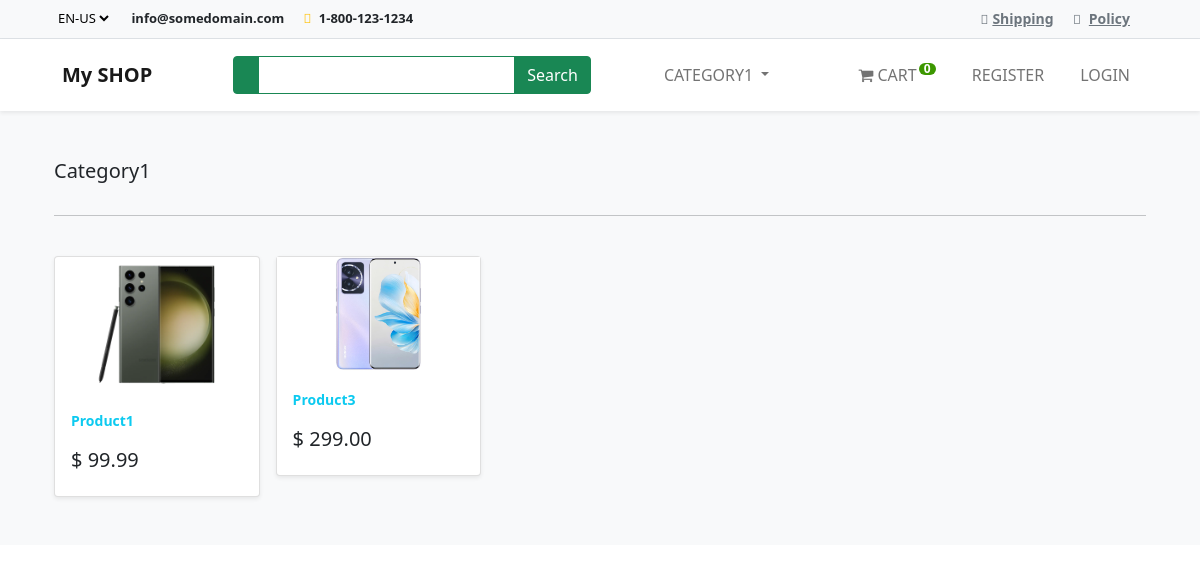
The page /shop/search/category1/ on the database its author committed.
### shop/models.py (models this page shows, shortened)
class Category(models.Model):
    name = models.CharField(max_length=200, db_index=True, verbose_name='Category Name')
    parent = models.ForeignKey('self', on_delete=models.CASCADE, null=True, blank=True,related_name='children',
                               verbose_name='Parent category')
    slug = models.SlugField(max_length=200, null=False, unique=True, editable=True, verbose_name='URL')
    created_at = models.DateTimeField(auto_now_add=True, verbose_name='Date')
    class Meta:
        ordering = ['name']
        unique_together = ('name', 'slug')
        verbose_name = 'Category'
        verbose_name_plural = 'Categories'
    def get_absolute_url(self):
        return reverse('shop:category_list', kwargs={'slug': self.slug})

class Product(models.Model):
    category = models.ForeignKey(
        Category, on_delete=models.CASCADE, related_name='products')
    title = models.CharField("Name", max_length=250)
    brand = models.CharField("Brand", max_length=250)
    description = models.TextField("Description", blank=True)
    slug = models.SlugField('URL', max_length=250)
    price = models.DecimalField(
        "Price", max_digits=7, decimal_places=2, default=99.99)
    image = models.ImageField(
        "Image", upload_to='images/products/%Y/%m/%d', default='products/products/default.jpg')
    available = models.BooleanField("Availability", default=True)
    created_at = models.DateTimeField('Creation date', auto_now_add=True, db_index=True)
    updated_at = models.DateTimeField('Updating date', auto_now=True)
    class Meta:
        verbose_name = 'Product'
        verbose_name_plural = 'Products'
    def get_absolute_url(self):
        return reverse('shop:product_detail', kwargs={'slug': self.slug})

### shop/views.py (the view)
# urls.py: path('search/<slug:slug>/', category_list, name='category_list'),
def category_list(request, slug):
    category = get_object_or_404(Category, slug=slug)
    products = ProductProxy.objects.select_related('category').filter(category=category)
    context = {'category': category, 'products': products}
    return render(request, 'shop/category_list.html', context)

### cart/cart.py (called while the page is built)
    def __len__(self):
        return sum(item['qty'] for item in self.cart.values())

### cart/context_processors.py (called while the page is built)
def cart(request):
    return {'cart': Cart(request)}

### shop/context_processors.py (called while the page is built)
def categories(request):
    categories = Category.objects.filter(parent=None)
    return {'categories': categories}

### shop/models.py (called while the page is built)
    def get_queryset(self):
        return super(ProductManager, self).get_queryset().filter(available=True)

### shop/templates/shop/category_list.html
{% extends "base.html" %}
{% load static %}
{% block content %}
<main>
  <div class="album py-5 bg-light">
    <div class="container">
      <div class="pb-3 h5"> {{category.name|capfirst}} </div>
      <hr>
      <br>
      <div class="row row-cols-1 row-cols-sm-2 row-cols-md-5 g-3">
      {% for product in products %}
        <div class="col">
          <div class="card shadow-sm">
          <img class="img-fluid" alt="Responsive image" src="{{ product.image.url }}">
            <div class="card-body">
              <p class="card-text">
                <a class="text-info text-decoration-none" href="{{product.get_absolute_url}}"> {{product.title|capfirst}} </a>
              </p>
              <div class="d-flex justify-content-between align-items-center">
                <h5> $ {{product.price}} </h5>
              </div>
            </div>
          </div>
        </div>
       {% endfor %}
      </div>
    </div>
  </div>
</main>
{% endblock %}

### shop/templates/base.html (shortened to what this page needs)
{% load static %}
<!DOCTYPE html>
<html>
  <head>
    <link
      rel="stylesheet"
      href="https://bootswatch.com/5/flatly/bootstrap.min.css"
    />
    <link
      rel="stylesheet"
      href="https://cdnjs.cloudflare.com/ajax/libs/font-awesome/4.7.0/css/font-awesome.min.css"
    />
    <link
      href="https://cdn.jsdelivr.net/npm/bootstrap@5.1.3/dist/css/bootstrap.min.css"
      rel="stylesheet"
    />
  </head>
  <body>
    <div class="superNav border-bottom py-2 bg-light">
      <div class="container">
        <div class="row">
          <div class="col-lg-6 col-md-6 col-sm-12 col-xs-12 centerOnMobile">
            <select class="me-3 border-0 bg-light">
              <option value="en-us">EN-US</option>
            </select>
            <span
              class="d-none d-lg-inline-block d-md-inline-block d-sm-inline-block d-xs-none me-3"
              ><strong>info@somedomain.com</strong></span
            >
            <span class="me-3"
              ><i class="fa-solid fa-phone me-1 text-warning"></i>
              <strong>1-800-123-1234</strong></span
            >
          </div>
          <div
            class="col-lg-6 col-md-6 col-sm-12 col-xs-12 d-none d-lg-block d-md-block-d-sm-block d-xs-none text-end"
          >
            <span class="me-3"
              ><i class="fa-solid fa-truck text-muted me-1"></i
              ><a class="text-muted" href="#">Shipping</a></span
            >
            <span class="me-3"
              ><i class="fa-solid fa-file text-muted me-2"></i
              ><a class="text-muted" href="#">Policy</a></span
            >
          </div>
        </div>
      </div>
    </div>
    <nav
      class="navbar navbar-expand-lg bg-white sticky-top navbar-light p-3 shadow-sm "
    >
      <div class="container">
        <a class="navbar-brand" href="{% url 'shop:products' %}"
          >
          <strong>My SHOP</strong></a
        >
        <div class="collapse navbar-collapse" id="navbarNavDropdown">
          <div class="ms-auto d-none d-lg-block">
            <div class="input-group">
              <span
                class="border-success input-group-text bg-success text-white"
                ></span>
              <input
                type="text"
                class="form-control border-success"
                style="color: #7a7a7a"
              />
              <button class="btn btn-success text-white">Search</button>
            </div>
          </div>
          <ul class="navbar-nav ms-auto">
            {% for i in categories %}
            {% if not i.children.all %}
              <li class="nav-item">
                <a class="nav-link" href="{{i.get_absolute_url}}">{{i.name|upper }}</a>
              </li>
            {% else %}
              <li class="nav-item dropdown">
                <a
                  class="nav-link dropdown-toggle"
                  href="{{i.get_absolute_url}}"
                  id="navbarDropdownMenuLink"
                  data-toggle="dropdown"
                  aria-haspopup="true"
                  aria-expanded="false"
                >
                {{i.name|upper}}
              </a>
            </li>
            {% endif %} {% endfor %}
          </ul>
          <ul class="navbar-nav ms-auto">
            <li class="nav-item">
              <a class="nav-link mx-2 text-uppercase" href="{% url 'cart:cart-view' %}"
                > <i class="fa fa-shopping-cart" aria-hidden="true"> </i> Cart
                <span id="lblCartCount" class="badge badge-warning ">
                  {% with cart_qty=cart|length%}
                    {% if cart_qty > 0 %}
                    {{cart_qty}}
                    {% else %}
                      0
                    {% endif %}
                  {% endwith %}
                </span>
                </a>
            </li>
             {% if request.user.is_authenticated %}
              <li class="nav-item">
                <a class="nav-link mx-2 text-uppercase" href="{% url 'account:dashboard' %}"
                  ><i class="fa-solid fa-circle-user me-1"></i>@{{ user.username }} Account</a
                >
              </li>
              <li class="nav-item">
                <a class="nav-link mx-2 text-uppercase" href="{% url 'account:logout' %}"
                  ><i class="fa-solid fa-circle-user me-1"></i> Logout</a
                >
              </li>
              {% else %}
              <li class="nav-item">
                <a class="nav-link mx-2 text-uppercase" href="{% url 'account:register' %}"
                  > Register</a
                >
              </li>
              <li class="nav-item">
                <a class="nav-link mx-2 text-uppercase" href="{% url 'account:login' %}"
                  > Login</a
                >
              </li>
              {% endif %}
          </ul>
        </div>
      </div>
    </nav>
    {% block content %}
    {% endblock %}
  </body>
</html>

### shop/templates/base.html (style rules this page uses)
.badge { padding-left: 9px; padding-right: 9px; -webkit-border-radius: 9px; -moz-border-radius: 9px; border-radius: 9px; }
#lblCartCount { font-size: 12px; background: #3c9700; color: #fff; padding: 0 5px; vertical-align: top; margin-left: -2px; }
a { font-size: 14px; font-weight: 700; }
.superNav { font-size: 13px; }
.form-control { outline: none !important; box-shadow: none !important; }

### rows shown on the page
Category: name "CATEGORY1", name "Category1"
Product: image (picture), title "Product1", price "99.99"
Product: image (picture), title "Product3", price "299.00"
